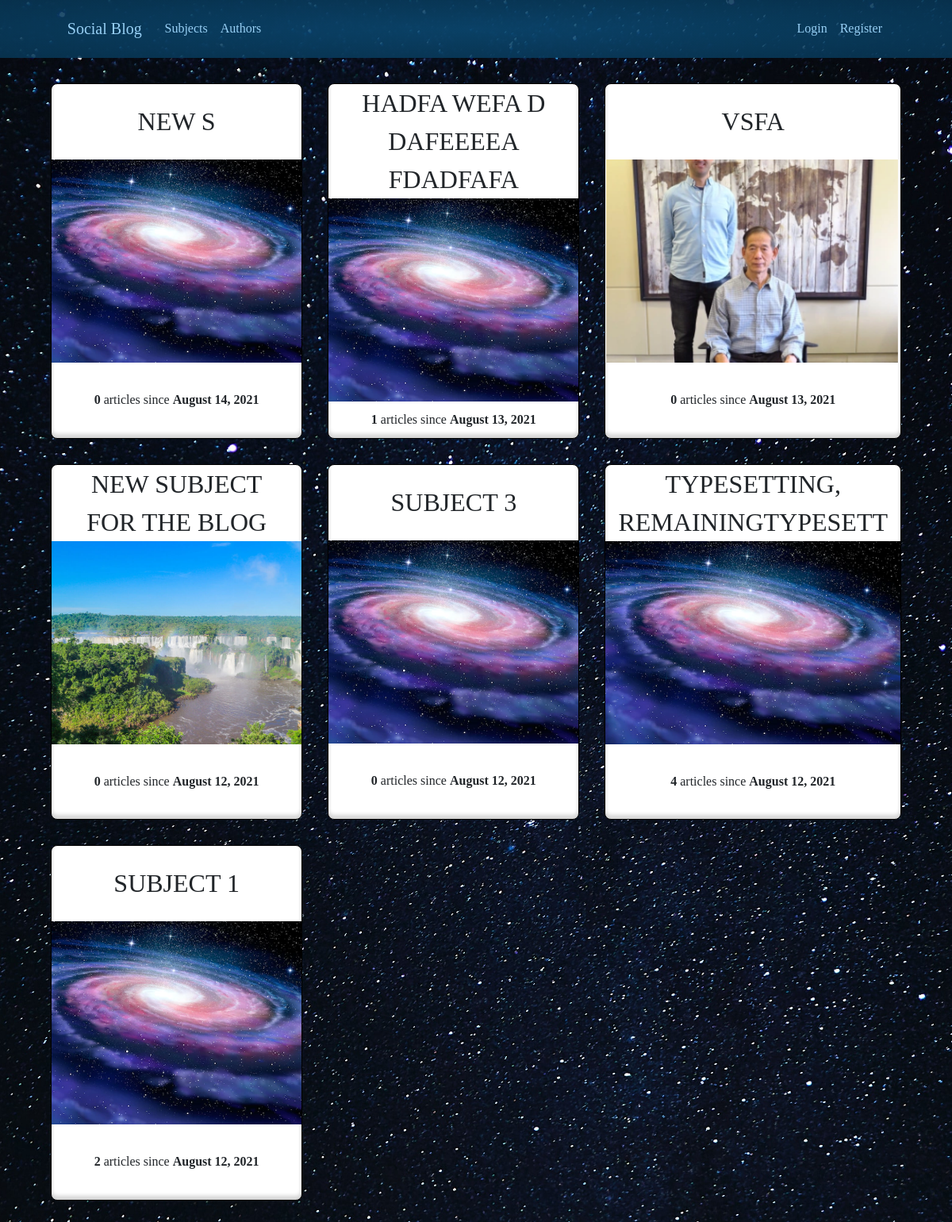
/subjects/, run on the app's committed database.
### blog/models.py (models this page shows, shortened)
class Subject(models.Model):
    subjectName = models.CharField(max_length=30)
    createdDate = models.DateTimeField(auto_now_add=True)
    image = models.ImageField(default="defaultSubject.jpg")

### blog/views.py (the view)
# urls.py: path('subjects/', views.subjectsView.as_view(), name = "subjects" ),
class subjectsView(ListView):
    model = Subject
    template_name = 'blog/subjects_View.html'  # <app>/<model>_<viewtype>.html
    context_object_name = 'subjects'
    ordering = ['-createdDate']

### blog/templates/blog/subjects_View.html (shortened to what this page needs)
{% extends "./base.html" %}
{% block content %}
<div class="all-subjects-container" id="all-subjects-container">
    {% for subject in subjects %}
        <div class="single-subject-card" data-subject_id="{{subject.id}}" >
                    <div class="subject-title-box" >{{subject.subjectName}} </div>
                    <div class="subject-image-box"><img class="subject-image" src="{{subject.image.url}}" alt=""></div>
                    <div class="subject-date-box"> <strong>{{subject.article_set.count}}</strong> articles since <strong>{{subject.createdDate | date:'F d, Y'}}</strong></div>
        </div>
    {% endfor %}
</div>
{% endblock %}

### blog/static/blog/blog.css (style rules this page uses)
* { padding: 0; margin: 0; box-sizing: border-box; }
html, body { font-family: Georgia, serif; font-weight: 300; text-rendering: optimizeLegibility; overflow-x: hidden; background-image: url(/static/universe-unsplash.jpg); background-attachment: fixed; background-position: center; background-repeat: no-repeat; background-size: cover; position: relative; }
.all-subjects-container { display: grid; grid-template-columns: repeat(3, 1fr); margin: 1rem 3rem; }
.single-subject-card { margin: 1rem; height: 28rem; display: grid; grid-template-rows: 3fr 5fr 3fr; border-radius: 8px; box-shadow: rgba(0, 0, 0, 0.17) 0px -5px 5px 0px inset; border: 1px solid #000000; transition: 0.5s; background-color: white; }
.subject-image-box { height: 16rem; }
.subject-image { height: 100%; width: 100%; object-fit: cover; overflow: hidden; }
.subject-title-box { font-size: 2rem; align-self: center; justify-self: center; text-transform: uppercase; padding: 0 1rem ; text-align: center; }
.subject-date-box { font-weight: 400; align-self: center; justify-self: center; }

### data on the page
Subject: subjectName "NEW S", image (placeholder picture), article_set.count "0", createdDate "August 14, 2021"
Subject: subjectName "HADFA WEFA D DAFEEEEA FDADFAFA", image (placeholder picture), article_set.count "1", createdDate "August 13, 2021"
Subject: subjectName "VSFA", image (picture), article_set.count "0", createdDate "August 13, 2021"
Subject: subjectName "NEW SUBJECT FOR THE BLOG", image (picture), article_set.count "0", createdDate "August 12, 2021"
Subject: subjectName "SUBJECT 3", image (placeholder picture), article_set.count "0", createdDate "August 12, 2021"
Subject: subjectName "TYPESETTING, REMAININGTYPESETT", image (placeholder picture), article_set.count "4", createdDate "August 12, 2021"
Subject: subjectName "SUBJECT 1", image (placeholder picture), article_set.count "2", createdDate "August 12, 2021"
